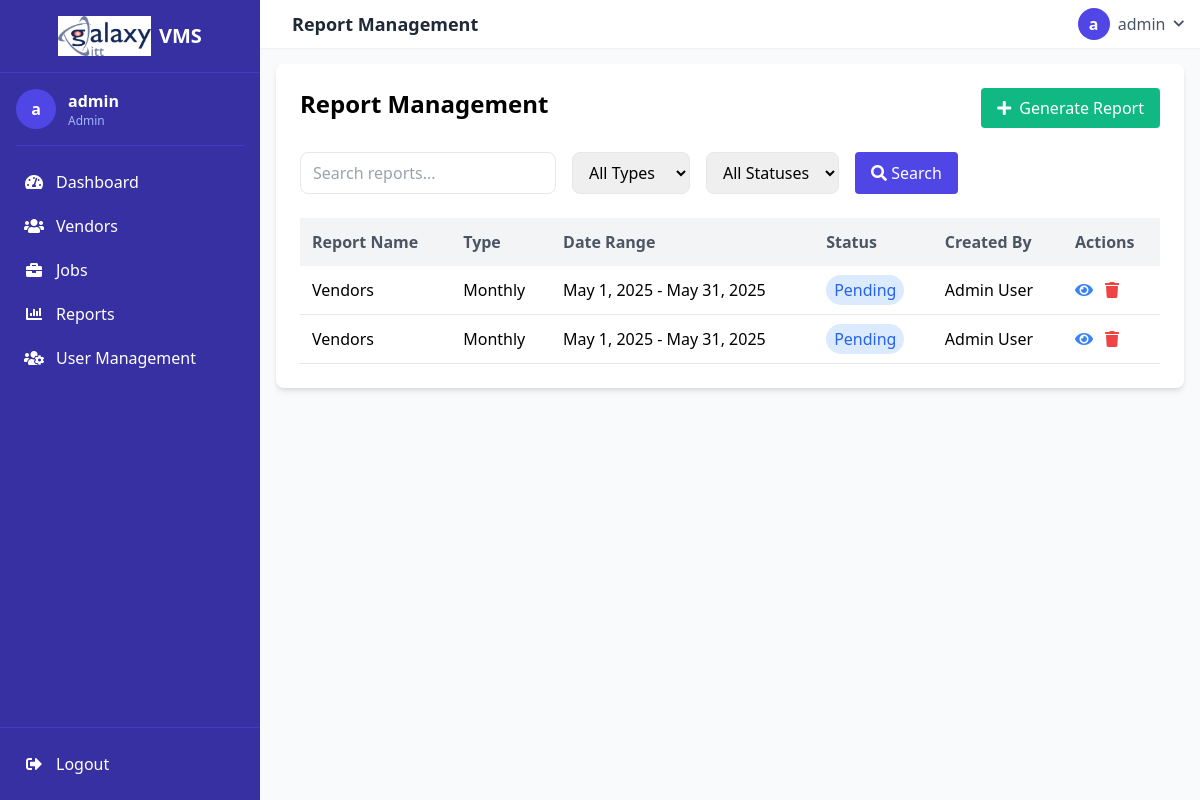
The page /reports/index.php (signed in) on the database its author committed.
### tables this page shows
CREATE TABLE `reports` (
  `id` int(11) NOT NULL,
  `name` varchar(100) NOT NULL,
  `type` enum('monthly','quarterly','annual','custom') NOT NULL,
  `start_date` date NOT NULL,
  `end_date` date NOT NULL,
  `status` enum('pending','processing','completed','failed') DEFAULT 'pending',
  `created_by` int(11) NOT NULL,
  `parameters` text DEFAULT NULL,
  `file_path` varchar(255) DEFAULT NULL,
  `created_at` timestamp NOT NULL DEFAULT current_timestamp(),
  `updated_at` timestamp NOT NULL DEFAULT current_timestamp() ON UPDATE current_timestamp()
);

CREATE TABLE `users` (
  `id` int(11) NOT NULL,
  `username` varchar(50) NOT NULL,
  `email` varchar(100) NOT NULL,
  `password` varchar(255) NOT NULL,
  `full_name` varchar(100) NOT NULL,
  `role` enum('admin','manager') DEFAULT 'manager',
  `created_at` timestamp NOT NULL DEFAULT current_timestamp(),
  `updated_at` timestamp NOT NULL DEFAULT current_timestamp() ON UPDATE current_timestamp(),
  `last_login` datetime DEFAULT NULL,
  `country` varchar(50) DEFAULT NULL,
  `state` varchar(50) DEFAULT NULL,
  `city` varchar(50) DEFAULT NULL,
  `address` text DEFAULT NULL
);

### functions/database.php (called while the page is built, shortened)
<?php
class Database {
    private $connection;
    public function __construct() {
        $this->connection = new mysqli(DB_HOST, DB_USER, DB_PASS, DB_NAME);
    }
    public function query($sql) {
        return $this->connection->query($sql);
    }
}
function db() {
    static $db = null;
    if ($db === null) {
        $db = new Database();
    }
    return $db;
}

### reports/index.php (the view, shortened to what this page needs)
<?php
$db = db();
$search = isset($_GET['search']) ? $db->escape($_GET['search']) : '';
$sql = "SELECT r.*, u.full_name as created_by_name FROM reports r
        JOIN users u ON r.created_by = u.id";
$sql .= " ORDER BY r.created_at DESC";
$result = $db->query($sql);
$reports = $result->fetch_all(MYSQLI_ASSOC);
?>
<div class="bg-white p-6 rounded-lg shadow-md w-full max-w-full">
    <div class="flex justify-between mb-6">
        <h2 class="text-2xl font-semibold">Report Management</h2>
        <a href="generate.php" class="bg-green-500 text-white px-4 py-2 rounded hover:bg-green-600">
            <i class="fas fa-plus mr-2"></i>Generate Report
        </a>
    </div>
    <form method="get" class="mb-6">
        <div class="flex flex-wrap gap-4">
            <input type="text" name="search" placeholder="Search reports..."
                   value="<?= htmlspecialchars($search) ?>"
                   class="px-3 py-2 border rounded-lg w-64">
            <select name="type" class="px-3 py-2 border rounded-lg">
                <option value="">All Types</option>
            </select>
            <select name="status" class="px-3 py-2 border rounded-lg">
                <option value="">All Statuses</option>
            </select>
            <button type="submit" class="bg-indigo-600 text-white px-4 py-2 rounded hover:bg-indigo-700">
                <i class="fas fa-search"></i> Search
            </button>
        </div>
    </form>
    <div class="overflow-x-auto">
        <table class="w-full">
            <thead>
                <tr class="bg-gray-100 text-gray-600">
                    <th class="p-3 text-left">Report Name</th>
                    <th class="p-3 text-left">Type</th>
                    <th class="p-3 text-left">Date Range</th>
                    <th class="p-3 text-left">Status</th>
                    <th class="p-3 text-left">Created By</th>
                    <th class="p-3 text-left">Actions</th>
                </tr>
            </thead>
            <tbody>
                <?php foreach ($reports as $report): ?>
                <tr class="border-b">
                    <td class="p-3"><?= htmlspecialchars($report['name']) ?></td>
                    <td class="p-3"><?= ucfirst($report['type']) ?></td>
                    <td class="p-3">
                        <?= date('M j, Y', strtotime($report['start_date'])) ?> -
                        <?= date('M j, Y', strtotime($report['end_date'])) ?>
                    </td>
                    <td class="p-3">
                        <span class="px-2 py-1 rounded-full
                            <?= $report['status'] === 'completed' ? 'bg-green-100 text-green-600' : '' ?>
                            <?= $report['status'] === 'processing' ? 'bg-yellow-100 text-yellow-600' : '' ?>
                            <?= $report['status'] === 'pending' ? 'bg-blue-100 text-blue-600' : '' ?>
                            <?= $report['status'] === 'failed' ? 'bg-red-100 text-red-600' : '' ?>">
                            <?= ucfirst(str_replace('_', ' ', $report['status'])) ?>
                        </span>
                    </td>
                    <td class="p-3"><?= htmlspecialchars($report['created_by_name']) ?></td>
                    <td class="p-3 flex">
                        <a href="view.php?id=<?= $report['id'] ?>" class="text-blue-500 mr-3" title="View">
                            <i class="fas fa-eye"></i>
                        </a>
                        <form method="post" action="delete.php" class="inline">
                            <button type="submit" class="text-red-500" title="Delete"
                                    onclick="return confirm('Are you sure you want to delete this report?')">
                                <i class="fas fa-trash"></i>
                            </button>
                        </form>
                    </td>
                </tr>
                <?php endforeach; ?>
            </tbody>
        </table>
    </div>
</div>
<?php
$content = ob_get_clean();
$pageTitle = 'Report Management';
include __DIR__ . '/../includes/header.php';
?>

### includes/header.php (shortened to what this page needs)
<!DOCTYPE html>
<html lang="en">
<head>
    <link href="https://cdn.jsdelivr.net/npm/tailwindcss@2.2.19/dist/tailwind.min.css" rel="stylesheet">
    <link rel="stylesheet" href="https://cdnjs.cloudflare.com/ajax/libs/font-awesome/5.15.4/css/all.min.css">
</head>
<body class="bg-gray-50">
    <div class="flex h-screen">
        <aside class="sidebar fixed inset-y-0 left-0 z-30 w-64 bg-indigo-800 text-white">
            <?php include 'sidebar.php'; ?>
        </aside>
        <div class="content-area flex flex-col flex-1 ml-64 h-screen overflow-hidden">
            <header class="bg-white shadow-sm">
                <?php include 'navbar.php'; ?>
            </header>
            <main class="flex-1 overflow-y-auto p-4">
                <?php if (isset($content)) echo $content; ?>
            </main>
            <?php include __DIR__ . '/../includes/footer.php'; ?>
</body>
</html>

### includes/sidebar.php
<div class="h-full flex flex-col">
    <div class="p-4 flex items-center justify-center border-b border-indigo-700">
        <img src="<?= BASE_URL ?>/assets/images/logo.jpg" alt="Company Logo" class="h-10">
        <h1 class="text-xl font-bold ml-2">VMS</h1>
    </div>
    <div class="p-4 flex-1 overflow-y-auto">
        <div class="flex items-center mb-4">
            <div class="w-10 h-10 rounded-full bg-indigo-600 flex items-center justify-center text-white font-bold">
                <?= substr($_SESSION['username'] ?? 'U', 0, 1) ?>
            </div>
            <div class="ml-3">
                <p class="font-semibold truncate"><?= $_SESSION['username'] ?? 'User' ?></p>
                <p class="text-xs text-indigo-300"><?= ucfirst($_SESSION['role'] ?? 'user') ?></p>
            </div>
        </div>
        <hr class="border-indigo-700 my-4">
        <ul class="space-y-1">
            <li>
                <a href="<?= BASE_URL ?>/dashboard.php" class="sidebar-menu-item flex items-center p-2 rounded hover:bg-indigo-700 transition-colors duration-200 <?= strpos($_SERVER['PHP_SELF'], 'dashboard.php') !== false ? 'active' : '' ?>">
                    <i class="fas fa-tachometer-alt w-5 text-center"></i>
                    <span class="ml-3">Dashboard</span>
                </a>
            </li>
            <li>
                <a href="<?= BASE_URL ?>/vendors/" class="sidebar-menu-item flex items-center p-2 rounded hover:bg-indigo-700 transition-colors duration-200 <?= strpos($_SERVER['PHP_SELF'], 'vendors') !== false ? 'active' : '' ?>">
                    <i class="fas fa-users w-5 text-center"></i>
                    <span class="ml-3">Vendors</span>
                </a>
            </li>
            <li>
                <a href="<?= BASE_URL ?>/jobs/" class="sidebar-menu-item flex items-center p-2 rounded hover:bg-indigo-700 transition-colors duration-200 <?= strpos($_SERVER['PHP_SELF'], 'jobs') !== false ? 'active' : '' ?>">
                    <i class="fas fa-briefcase w-5 text-center"></i>
                    <span class="ml-3">Jobs</span>
                </a>
            </li>
            <li>
                <a href="<?= BASE_URL ?>/reports/" class="sidebar-menu-item flex items-center p-2 rounded hover:bg-indigo-700 transition-colors duration-200 <?= strpos($_SERVER['PHP_SELF'], 'reports') !== false ? 'active' : '' ?>">
                    <i class="fas fa-chart-bar w-5 text-center"></i>
                    <span class="ml-3">Reports</span>
                </a>
            </li>
            <li>
    <a href="<?= BASE_URL ?>/users/" class="sidebar-menu-item flex items-center p-2 rounded hover:bg-indigo-700 transition-colors duration-200 <?= strpos($_SERVER['PHP_SELF'], 'users') !== false ? 'active' : '' ?>">
        <i class="fas fa-users-cog w-5 text-center"></i>
        <span class="ml-3">User Management</span>
    </a>
</li>
        </ul>
    </div>
    <div class="p-4 border-t border-indigo-700">
        <a href="<?= BASE_URL ?>/logout.php" class="flex items-center p-2 rounded hover:bg-red-600 text-white transition-colors duration-200">
            <i class="fas fa-sign-out-alt w-5 text-center"></i>
            <span class="ml-3">Logout</span>
        </a>
    </div>
</div>

### includes/navbar.php (shortened to what this page needs)
<nav class="px-4 py-2 flex items-center justify-between">
    <div class="flex items-center">
        <h2 class="text-lg font-semibold text-gray-800 ml-4"><?= $pageTitle ?? 'Vendor Management System' ?></h2>
    </div>
    <div class="flex items-center space-x-4">
        <div class="relative">
            <button class="flex items-center space-x-2 text-gray-600 hover:text-indigo-600" id="user-menu-button">
                <div class="w-8 h-8 rounded-full bg-indigo-600 flex items-center justify-center text-white font-bold">
                    <?= substr($_SESSION['username'] ?? 'U', 0, 1) ?>
                </div>
                <span class="hidden md:inline"><?= $_SESSION['username'] ?? 'User' ?></span>
                <i class="fas fa-chevron-down text-xs"></i>
            </button>
        </div>
    </div>
</nav>

### includes/footer.php (shortened to what this page needs)
</div>
    </div>
</body>
</html>

### includes/header.php (style rules this page uses)
.sidebar { width: 260px; height: 100vh; position: fixed; z-index: 50; transition: transform 0.3s ease; }
.content-area { margin-left: 260px; width: calc(100% - 260px); min-height: 100vh; display: flex; flex-direction: column; }
main { flex: 1; overflow-y: auto; padding: 1.5rem; }

### rows shown on the page
reports: name "Vendors", type "Monthly", start_date "May 1, 2025", end_date "May 31, 2025", status "Pending", created_by.full_name "Admin User"
reports: name "Vendors", type "Monthly", start_date "May 1, 2025", end_date "May 31, 2025", status "Pending", created_by.full_name "Admin User"

### other values the page prints
substr($_SESSION['username'] ?? 'U', 0, 1) "a"
$_SESSION['username'] "admin"
$_SESSION['role'] "Admin"
$pageTitle "Report Management"
